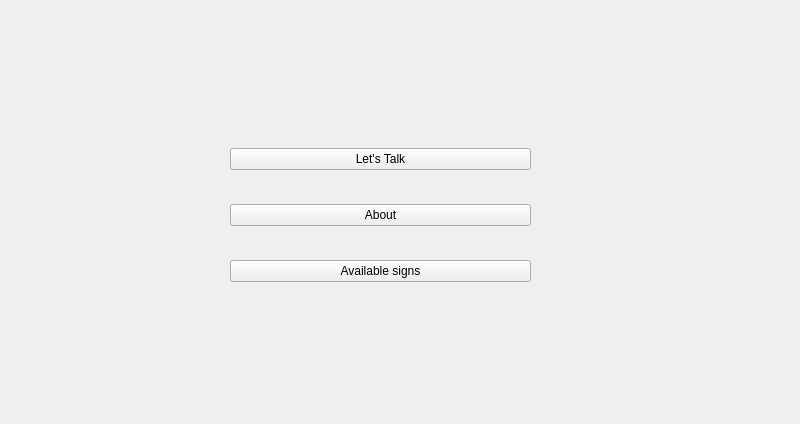
<?xml version="1.0" encoding="UTF-8"?>
<ui version="4.0">
 <class>Form</class>
 <widget class="QWidget" name="Form">
  <property name="geometry">
   <rect>
    <x>0</x>
    <y>0</y>
    <width>800</width>
    <height>424</height>
   </rect>
  </property>
  <property name="windowTitle">
   <string>Let's talk - ASL sign recognition</string>
  </property>
  <widget class="QWidget" name="verticalLayoutWidget">
   <property name="geometry">
    <rect>
     <x>230</x>
     <y>120</y>
     <width>301</width>
     <height>191</height>
    </rect>
   </property>
   <layout class="QVBoxLayout" name="verticalLayout">
    <item>
     <widget class="QPushButton" name="start_button">
      <property name="text">
       <string>Let's Talk</string>
      </property>
     </widget>
    </item>
    <item>
     <widget class="QPushButton" name="button_about">
      <property name="text">
       <string>About</string>
      </property>
     </widget>
    </item>
    <item>
     <widget class="QPushButton" name="button_signs">
      <property name="text">
       <string>Available signs</string>
      </property>
     </widget>
    </item>
   </layout>
  </widget>
 </widget>
 <resources/>
 <connections/>
</ui>
